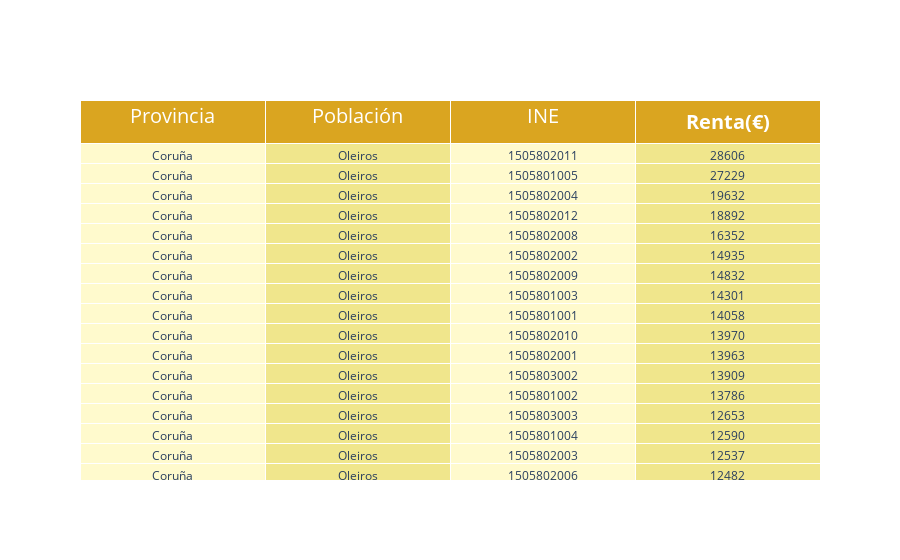

Notebook code cell kept with this figure:
### Markdown cell above
## Impresión de tabla.
Para mostrar los datos del dataframe ```basedatos``` hemos decidido usar la librería ```plotly```. Esta librería tiene muchas opciones de personalización de una forma muy sencilla. Como añadido, posibilitamos que se pueda hacer un prefiltro (```basedatos``` tiene más de 36.000 filas).

### Prefiltro.
De una forma sencilla, posibilitamos que se pueda filtrar por provincia, población o código INE. Se selecciona una de las tres opciones y se indica el valor por el cual filtrar.
(p.e.: pruebe a introducir filtro por población ```2``` y filtre por ```Oleiros```.

Otra opción contemplada es que introduzca cualquier otro valor diferente a los descritos para que se muestre toda la tabla, ordenada por renta de mayor a menor.

### Generación de la tabla
Basicamente la función ```Table``` de la librería ```plotly.graph_objects``` permite personalizar el formato de la tabla de un DataFrame de pandas. En nuestro caso hemos modificado el encabezado ( a través de ```header```) y las celdas (a través de ```cell```). 

Se ha decidido cambiar el color tanto del encabezado como de las celdas. En las celdas en concreto se han puesto colores para las columnas pares y otros para los impares para facilitar la lectura de la tabla. De la misma forma, en el encabezado se ha modificado el tamaño y aspecto de la fuente.

### Code cell
basedatos_tabla = basedatos.sort_values('renta', ascending=False)
print("Para facilitar la visualización de la tabla vamos a realizar unos filtros:")
print("Filtro por provincia, insertar 1")
print("Filtro por poblacion, insertar 2")
print("Filtro por código INE, insertar 3")
print("Si quiere visualizar toda la tabla, introduzca cualquier otro valor")
seleccion = input()
if seleccion == "1":
    print("A continuación se muestran las provincias disponibles:")
    print(basedatos_tabla.provincia.unique())
    print("Introduzca el nombre de la provincia:")
    provincia_selected = input()
    basedatos_tabla = basedatos_tabla[basedatos_tabla['provincia'] == provincia_selected]
elif seleccion == "2":
    print("A continuación se muestran las poblaciones disponibles:")
    print(basedatos_tabla.poblacion.unique())
    print("Introduzca el nombre de la poblacion:")
    poblacion_selected = input()
    basedatos_tabla = basedatos_tabla[basedatos_tabla['poblacion'] == poblacion_selected]
elif seleccion == "3":
    print("Introduzca el código INE:")
    INE_selected = input()
    basedatos_tabla = basedatos_tabla[basedatos_tabla['NIE'] == INE_selected]
else:
    print("Se imprimirá toda la tabla")




fig = go.Figure(data=[go.Table(
                header = dict(values = ['Provincia','Población','INE','<b>Renta(€)</b>'],
                              fill = dict(color = 'goldenrod'),
                             font = dict(size = 20, color = 'white')),
                cells = dict(values = [basedatos_tabla.provincia, basedatos_tabla.poblacion,
                                      basedatos_tabla.NIE,
                                      basedatos_tabla.renta],
                            fill = dict(color = ['lemonchiffon','khaki','lemonchiffon','khaki'])))
                     ])
fig.show()

### Figure 1 — Plotly figure (JSON) as saved in the notebook; plotly's stock layout.template omitted (floating-point values rounded to 4 significant figures)
{"data": [{"cells": {"fill": {"color": ["lemonchiffon", "khaki", "lemonchiffon", "khaki"]}, "values": [["Coruña", "Coruña", "Coruña", "Coruña", "Coruña", "Coruña", "Coruña", "Coruña", "Coruña", "Coruña", "Coruña", "Coruña", "Coruña", "Coruña", "Coruña", "Coruña", "Coruña", "Coruña", "Coruña", "Coruña", "Coruña"], ["Oleiros", "Oleiros", "Oleiros", "Oleiros", "Oleiros", "Oleiros", "Oleiros", "Oleiros", "Oleiros", "Oleiros", "Oleiros", "Oleiros", "Oleiros", "Oleiros", "Oleiros", "Oleiros", "Oleiros", "Oleiros", "Oleiros", "Oleiros", "Oleiros"], [1505802011, 1505801005, 1505802004, 1505802012, 1505802008, 1505802002, 1505802009, 1505801003, 1505801001, 1505802010, 1505802001, 1505803002, 1505801002, 1505803003, 1505801004, 1505802003, 1505802006, 1505802007, 1505802005, 1505803001, 1505801006], [28606, 27229, 19632, 18892, 16352, 14935, 14832, 14301, 14058, 13970, 13963, 13909, 13786, 12653, 12590, 12537, 12482, 12234, 11380, 11238, 9154]]}, "header": {"fill": {"color": "goldenrod"}, "font": {"color": "white", "size": 20}, "values": ["Provincia", "Población", "INE", "<b>Renta(€)</b>"]}, "type": "table"}], "layout": {}}
